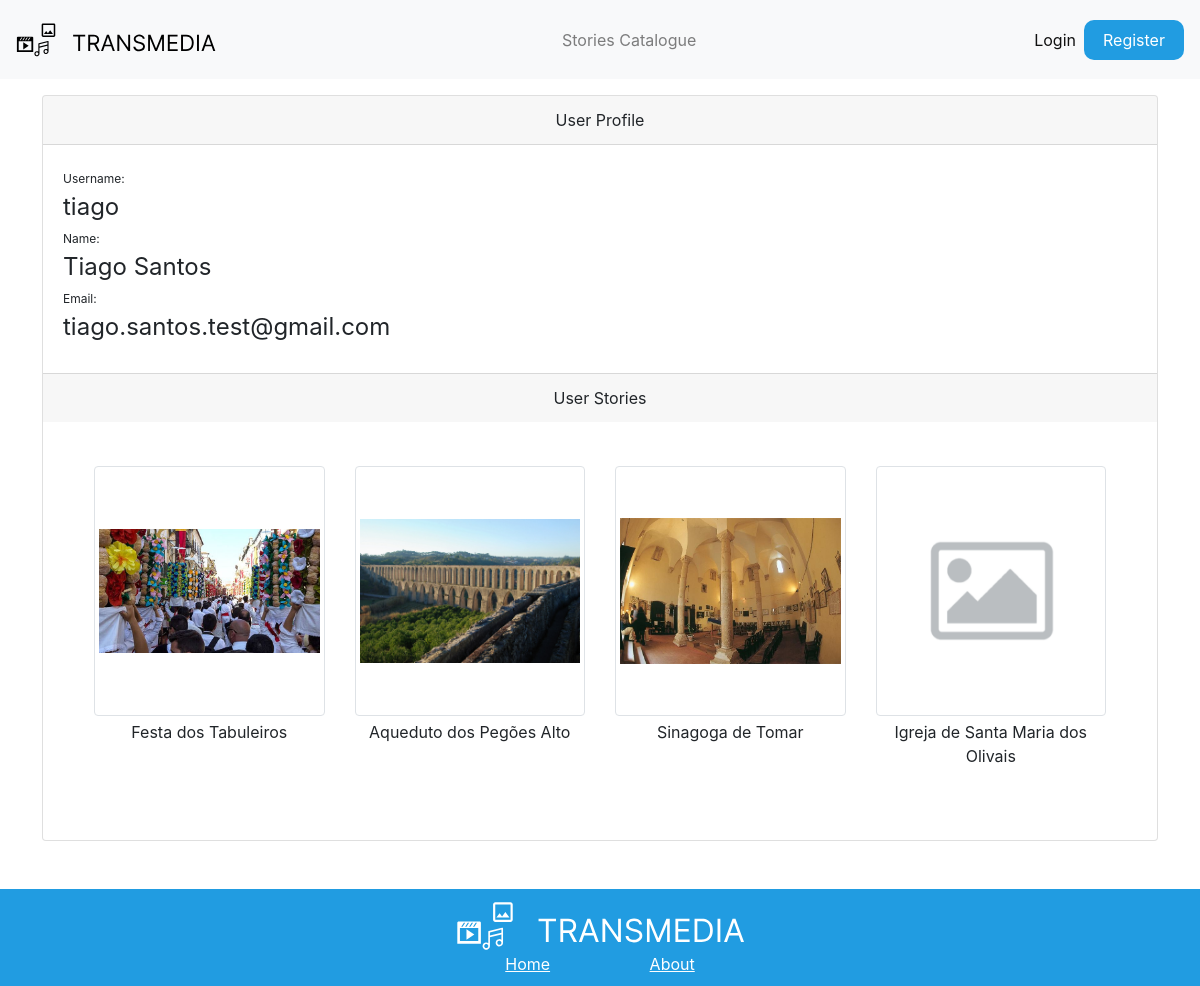
Screenshot of /user_profile.php?user=tiago with the database file from the repository.
### tables this page shows
CREATE TABLE `user` (
  `id` int(11) NOT NULL,
  `name` varchar(128) NOT NULL,
  `email` varchar(128) NOT NULL,
  `username` varchar(128) NOT NULL,
  `password` varchar(255) NOT NULL,
  `verified` tinyint(1) NOT NULL DEFAULT 0,
  `verificationKey` varchar(255) NOT NULL,
  `createDate` datetime NOT NULL DEFAULT current_timestamp(),
  `updateDate` datetime NOT NULL DEFAULT current_timestamp() ON UPDATE current_timestamp()
);

CREATE TABLE `story` (
  `id` int(11) NOT NULL,
  `name` varchar(255) NOT NULL,
  `description` varchar(255) NOT NULL,
  `author` varchar(255) NOT NULL
);

CREATE TABLE `image` (
  `id` int(11) NOT NULL AUTO_INCREMENT,
  `storyID` int(11) NOT NULL,
  `image` varchar(255) DEFAULT NULL,
  `duration` int(11) NOT NULL,
  `storyOrder` int(11) NOT NULL,
  PRIMARY KEY (`id`),
  FOREIGN KEY (`storyID`) REFERENCES `story` (`id`) ON DELETE CASCADE
);

### user_profile.php (the view, shortened to what this page needs)
<?php
require "config/connectdb.php";
if (isset($_GET['user'])) {
    $usernameRequest = $_GET['user'];
    $query = "SELECT * FROM user WHERE username = ?";
    $stmt = $pdo->prepare($query);
    $stmt->execute([$usernameRequest]);
    $user = $stmt->fetch(PDO::FETCH_ASSOC);
} else {
    message_redirect("ERROR Username not provided", "index.php");
}
?>
<!DOCTYPE html>
<html>
<head>
</head>
<body>
    <?php
    include "NavBar.php";
    ?>
    <div class="container-sm mt-3 mb-5">
        <div class="card">
            <div class="card-header text-center">User Profile</div>
            <div class="card-body">
                <?php
                if ($user) {
                    echo '<span class="small-text">Username:</span><br>';
                    echo '<span class="big-text">' . $user['username'] . '</span><br>';
                    echo '<span class="small-text">Name:</span><br>';
                    echo '<span class="big-text">' . $user['name'] . '</span><br>';
                    echo '<span class="small-text">Email:</span><br>';
                    echo '<span class="big-text">' . $user['email'] . '</span><br>';
                    $query = "SELECT * FROM story WHERE author = ?";
                    $stmt = $pdo->prepare($query);
                    $stmt->execute([$user['username']]);
                    $stories = $stmt->fetchAll(PDO::FETCH_ASSOC);
                        echo '</div><div class="mt-2 mb-2 card-footer  text-center">User Stories</div>'; ?>
                        <div class="row m-3 card-body">
                            <?php
                            if ($stories) {
                                foreach ($stories as $story) : ?>
                                <div class="col-12 col-sm-6 col-md-4 col-lg-3 mb-3">
                                    <div class="story_container text-center">
                                        <a class="text-reset text-decoration-none w-100" href="selectedStoryPage.php?id=<?= $story['id'] ?>">
                                            <img src="<?php
                                                        $stmt = $pdo->prepare('SELECT image FROM image where storyID = ? ORDER BY storyOrder LIMIT 1');
                                                        $stmt->execute([$story['id']]);
                                                        $stmt->rowCount() > 0 ? $img = "./files/story_" . $story['id'] . "/image/" . $stmt->fetch()['image'] : $img = "default_image.png";
                                                        echo  $img; ?>" class="img-responsive img-fluid img-thumbnail w-100" style="height:250px" />
                                            <p class="w-100 p-1 pl-2 pr-2">
                                                <?php echo $story['name'] ?>
                                            </p>
                                        </a>
                                    </div>
                                </div>
                    <?php endforeach;
                        } else {
                            echo '<p>No stories available for this user.</p> </div>  ';
                        }
                    } else {
                        echo "<p>User not found</p></div>";
                    }
                    ?>
                        </div>
            </div>
        </div>
        <?php
        include "footer.php";
        ?>
</body>
</html>

### style/footer.css (style rules this page uses)
body { min-height: 100vh; display: flex; flex-direction: column; }
img { width: 100%; height: auto; }

### user_profile.php (style rules this page uses)
.small-text { font-size: 12px; }
.big-text { font-size: 24px; }
.img-thumbnail { object-fit: contain; max-height: 100%; }

### rows the page displays
user: username "tiago", name "Tiago Santos", email "tiago.santos.test@gmail.com"
story: id.image (picture), name "Festa dos Tabuleiros"
story: id.image (picture), name "Aqueduto dos Pegões Alto"
story: id.image (picture), name "Sinagoga de Tomar"
story: shows a picture, name "Igreja de Santa Maria dos Olivais"
